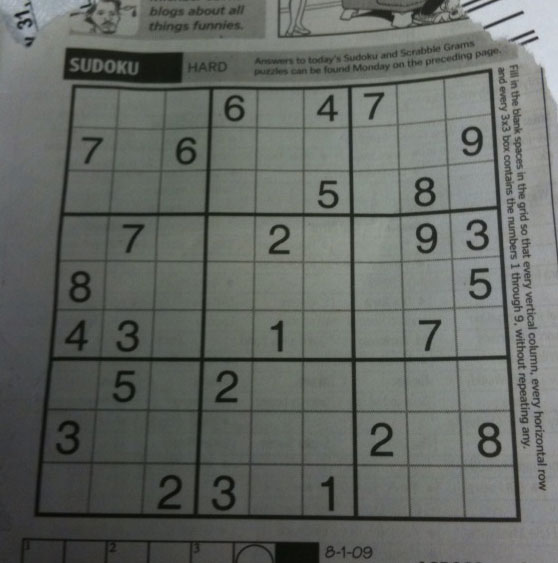
#> input picture Coding/pic/sudoku.png, 558 x 563 px, found by its file name
$ python 008_transformation_image.py
#> lines starting #> are read from the running program, lines starting #| are printed output that depends on the picture
import numpy as np
import cv2

"""
learn to apply different geometric transfromations to images, like translation, rotation, affine transformation etc.
"""


# [49 lines left out: functions scaling, translation, rotation, affine_transformation, not called in this run]

def perspective_transformation():
    image = cv2.imread("..\\pic\\sudoku.png")
#> image is the input picture: shape (563, 558, 3); mean B, G, R 99.5, 104.1, 100
    assert image is not None, "image could not be read"

    height, width = image.shape[:2]
#> height = 563; width = 558
    pts1 = np.float32([[56, 65], [368, 52], [28, 387], [389, 390]])
    pts2 = np.float32([[0, 0], [300, 0], [0, 300], [300, 300]])
    M = cv2.getPerspectiveTransform(pts1, pts2)
    dst = cv2.warpPerspective(image, M, (300, 300))  #
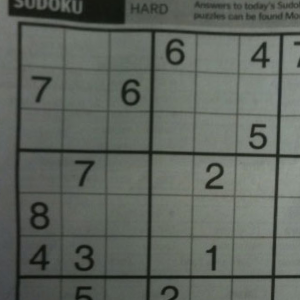
#> dst: shape (300, 300, 3); mean B, G, R 93.6, 100.5, 95
    cv2.imshow("image", image)
    cv2.imshow("res", dst)
    cv2.waitKey(3000)
    cv2.destroyAllWindows()


if __name__ == "__main__":
    perspective_transformation()
